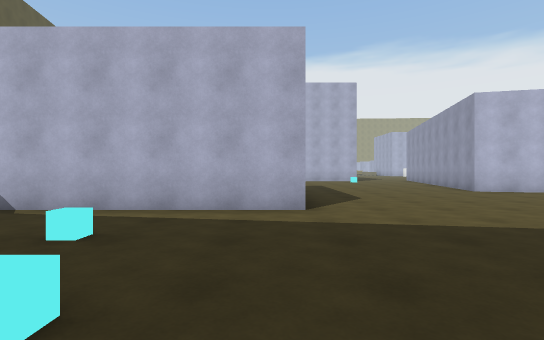
view 1 (above)

21 first-person views from a walk through a Unity game level. The camera is 1.2 m above the floor, looks level and sees 85° across. The floor is counted in squares, 2 m on a side. Each view is taken from the middle of a square. On the plan, view 1 faces up. The plan holds only what a view shows up to about 9 squares ahead; the rest is blank. The place goes on beyond the plan. The player character is not drawn. Surface patterns are stand-ins for the level's own textures.

view 2
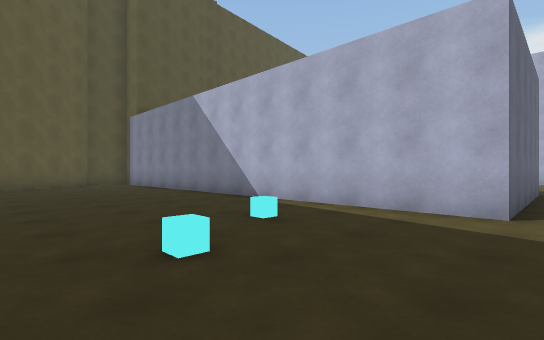

view 3
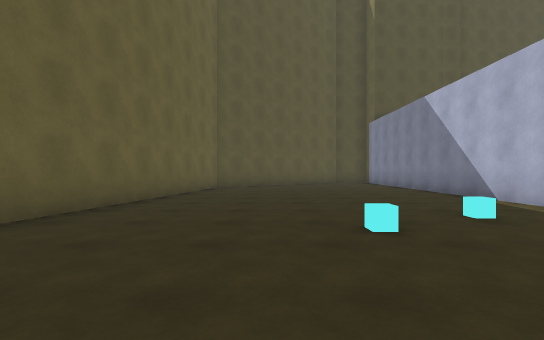

view 4
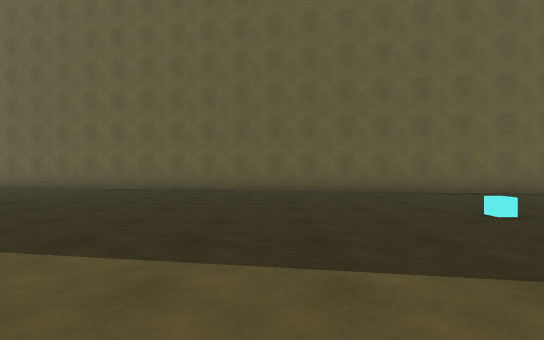

view 5
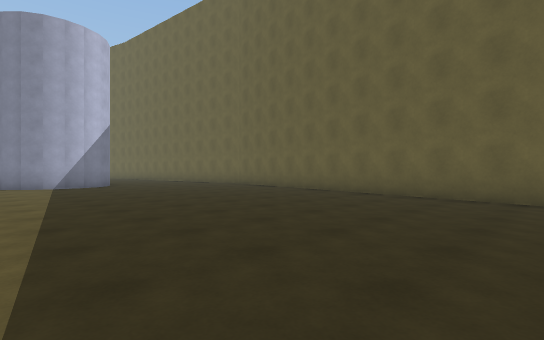

view 6
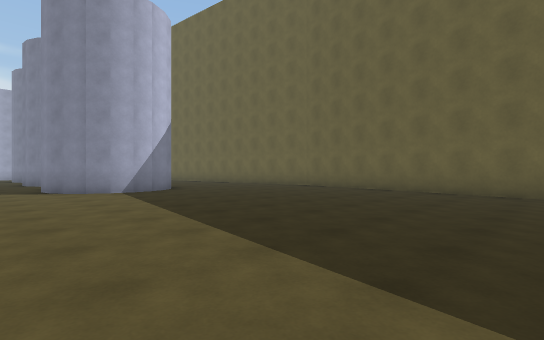

view 7
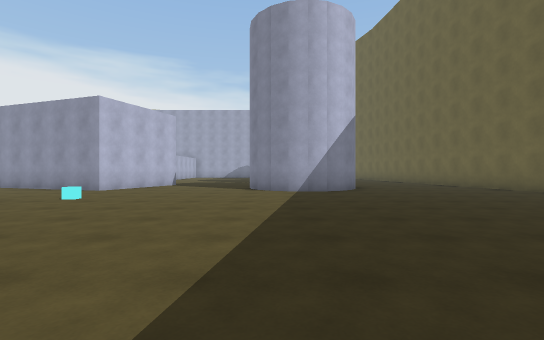

view 8
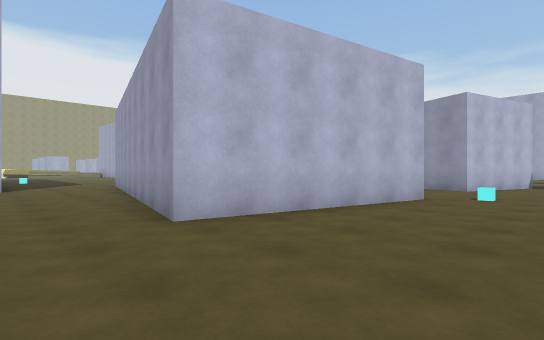

view 9
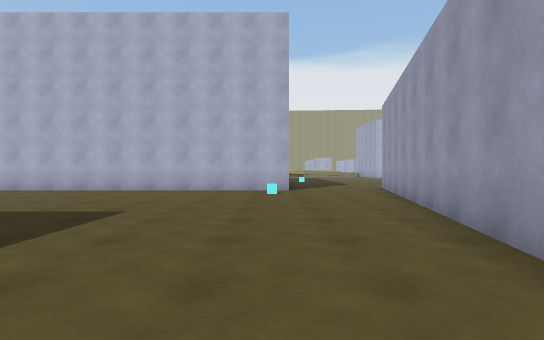

view 10
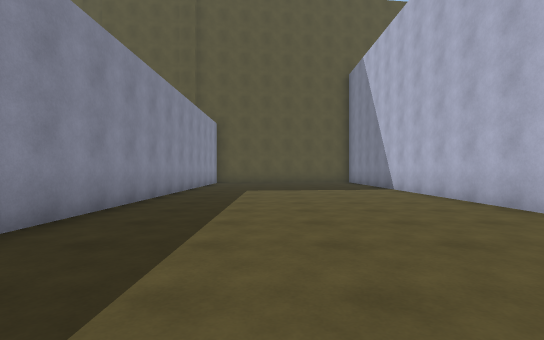

view 11
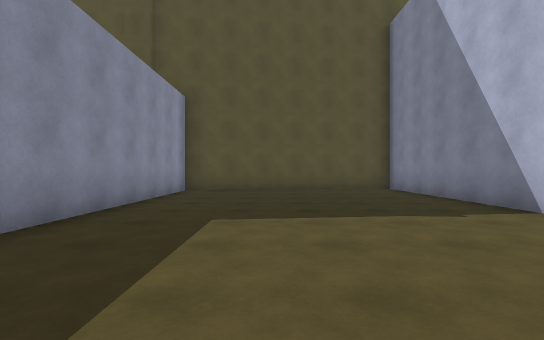

view 12
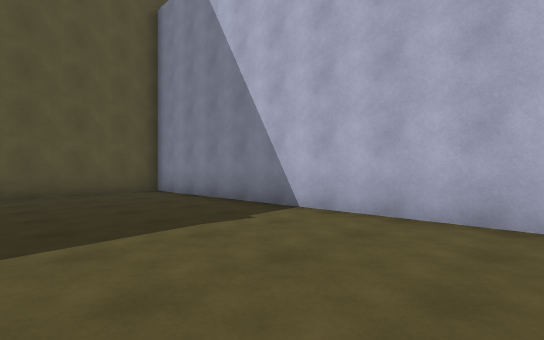

view 13
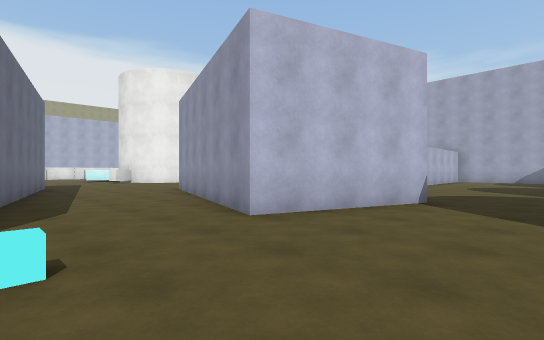

view 14
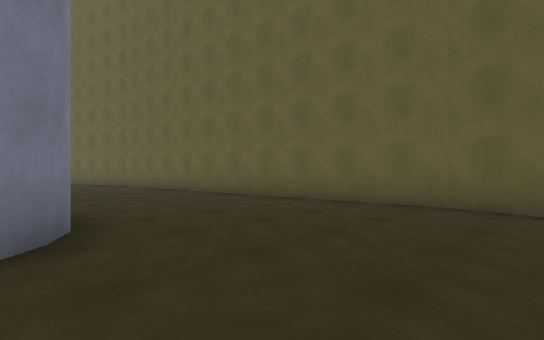

view 15
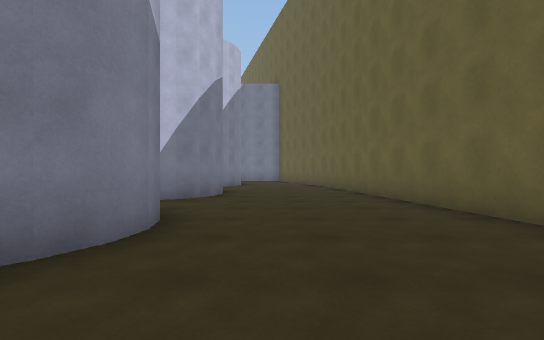

view 16
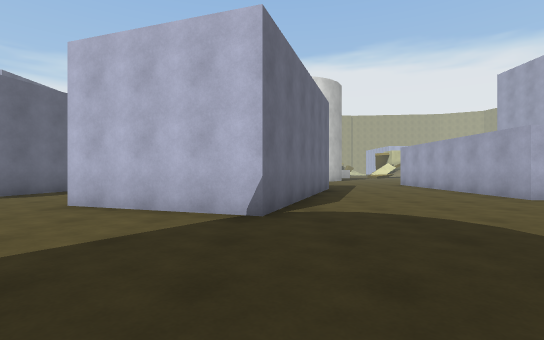

view 17
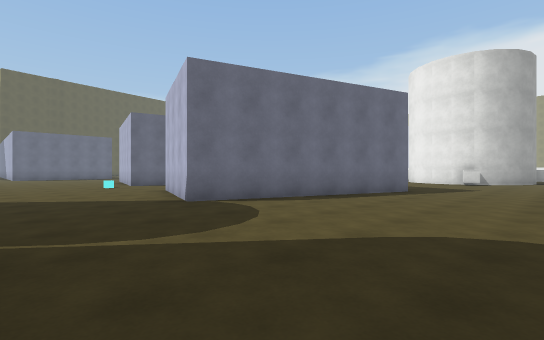

view 18
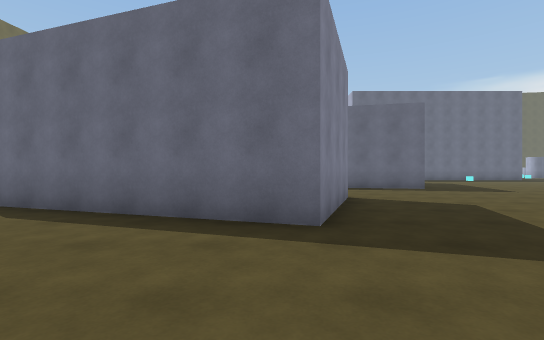

view 19
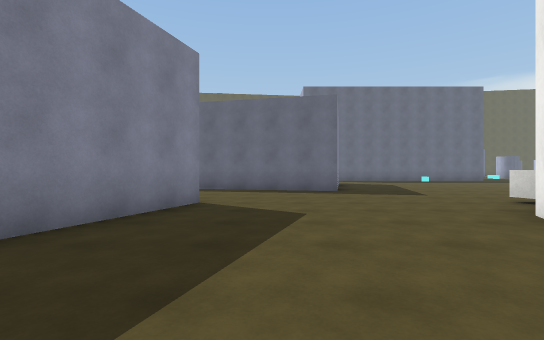

view 20
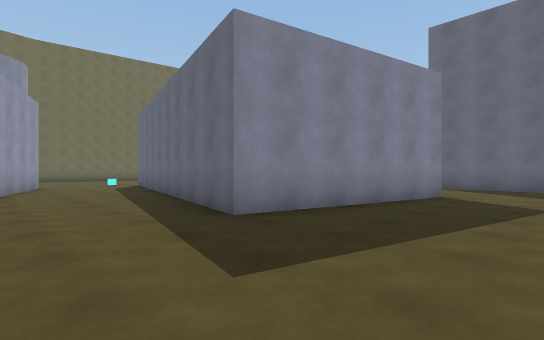

view 21
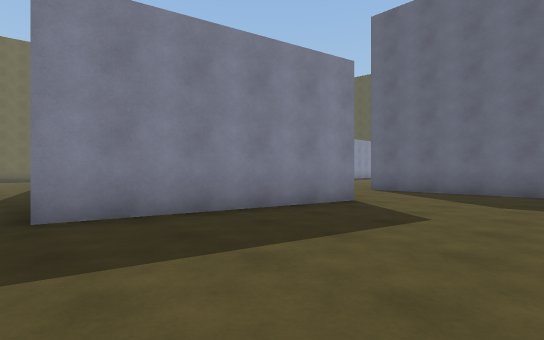

### Floor plan
Points are (right, up) in squares from view 1. A wall is a line through its corners. A room is listed if a view was taken in it or the views show most of it. See-through windows are left out.
Room 1 (views 1, 2, 3, 4, 5, 6, 7, 8, 9, 10, 11, 12, 13, 14, 15, 16, 17, 18, 19, 20, 21)
walls: (10.6, 7.1) (5.6, 8.2) (7.5, 16); (0.5, 9.2) (0.5, 4.5) (-7.2, 4.5); (7.7, 17) (12.6, 15.9) (10.9, 8.6); (15.5, 12.7) (18.8, 11.5) (16.9, 5.8) (13.6, 7) (15.4, 12.3); (15.5, -0.7) (15, -0.8) (14.5, -0.7) (14, -0.4) (13.6, 0) (13.3, 0.5) (13.2, 1) (13.3, 1.5) (13.6, 2) (14, 2.4) (14.5, 2.7) (15.1, 2.8); (11.2, -5.1) (12.4, -5.3); (4.5, 19.6) (4.5, 15.8) (-12.4, 15.8) (-11.7, 9.5) (-0.8, 9.5); (12.3, -5.3) (21.1, -4.2); (15.9, 18.5) (15.4, 18.4); (19.5, -0.8) (19, -0.7) (18.5, -0.4) (18, 0); (-7, -2.1) (9, -4.7); (-10.6, 1.2) (-10, 0.4)
objects: cyan cube (-2, 3); cyan cube (-1, 1); other object (4, 14); cyan cube (11, 6)

Positions as (right, up) in squares from view 1, and headings:
1: (0, 0), facing up
2: (1, 0), facing up-left
3: (2, 0), facing left
4: (2, 5), facing down
5: (2, 3), facing down-right
6: (5, 4), facing down-right
7: (5, 2), facing right
8: (4, 5), facing up-right
9: (4, 7), facing up
10: (2, 12), facing left
11: (-3, 12), facing left
12: (-4, 12), facing up-left
13: (11, 4), facing up-right
14: (11, 0), facing down-right
15: (12, -2), facing right
16: (17, 2), facing up
17: (22, 3), facing up-left
18: (22, 11), facing left
19: (21, 14), facing left
20: (15, 19), facing down-left
21: (13, 20), facing down-left
